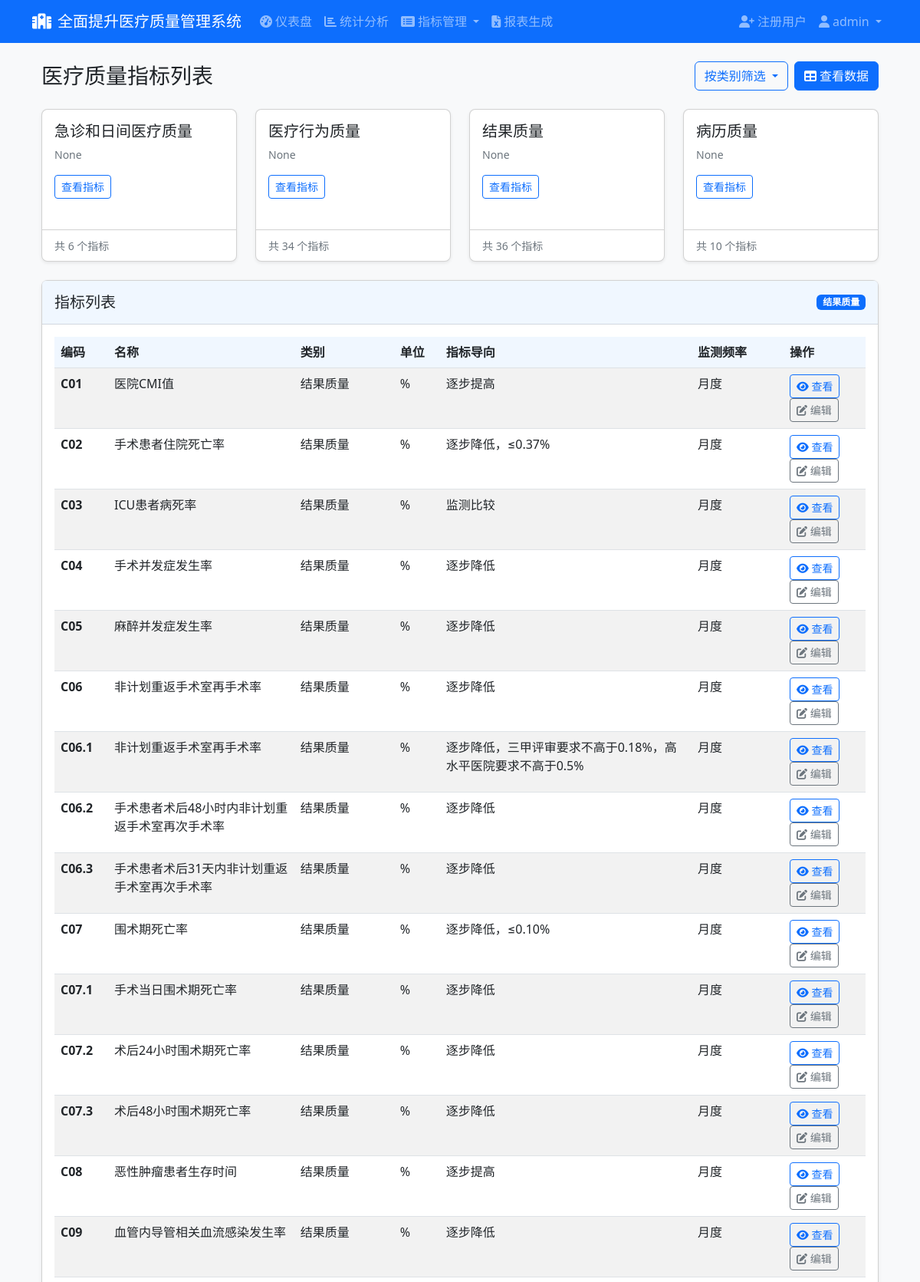
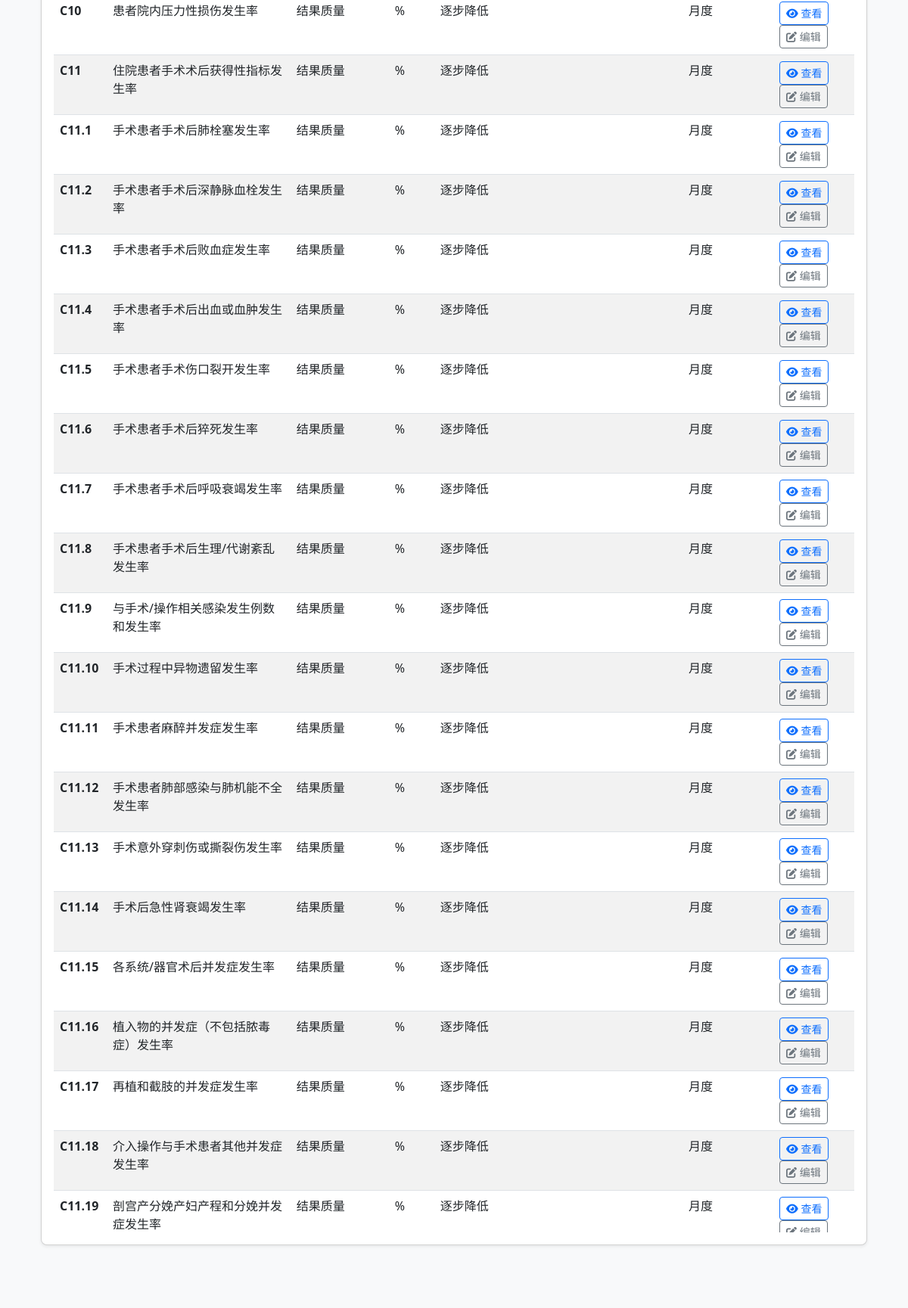
Page /indicators/?category_id=3 (signed in, upper part) on the committed database (2 pictures, top to bottom).
### app/models/user.py (models this page shows, shortened)
class User(UserMixin, db.Model):
    __tablename__ = 'users'
    id = db.Column(db.Integer, primary_key=True)
    username = db.Column(db.String(64), unique=True, index=True, nullable=False)
    email = db.Column(db.String(120), unique=True, index=True, nullable=False)
    password_hash = db.Column(db.String(128), nullable=False)
    is_admin = db.Column(db.Boolean, default=False)
    hospital_id = db.Column(db.Integer, db.ForeignKey('hospitals.id'))
    created_at = db.Column(db.DateTime, default=datetime.utcnow)
    last_login = db.Column(db.DateTime)
    hospital = db.relationship('Hospital', backref='users')

### app/models/indicator.py (models this page shows, shortened)
class IndicatorCategory(db.Model):
    __tablename__ = 'indicator_categories'
    id = db.Column(db.Integer, primary_key=True)
    name = db.Column(db.String(64), unique=True, nullable=False)
    description = db.Column(db.Text)
    created_at = db.Column(db.DateTime, default=datetime.utcnow)
    indicators = db.relationship('Indicator', backref='category', lazy='dynamic')

class Indicator(db.Model):
    __tablename__ = 'indicators'
    id = db.Column(db.Integer, primary_key=True)
    code = db.Column(db.String(32), unique=True, nullable=False)  # 指标编码
    name = db.Column(db.String(128), nullable=False)  # 指标名称
    definition = db.Column(db.Text)  # 指标定义
    numerator_description = db.Column(db.Text)  # 分子说明
    denominator_description = db.Column(db.Text)  # 分母说明
    calculation_formula = db.Column(db.Text)  # 计算公式
    data_source = db.Column(db.String(256))  # 数据来源
    target_value = db.Column(db.String(64))  # 指标导向 - 修改为字符串类型
    unit = db.Column(db.String(32))  # 单位
    frequency = db.Column(db.String(32))  # 监测频率
    category_id = db.Column(db.Integer, db.ForeignKey('indicator_categories.id'), nullable=False)
    created_at = db.Column(db.DateTime, default=datetime.utcnow)
    @staticmethod
    def numeric_code_order():
        main_part = func.substr(
            Indicator.code,
            1,
            func.instr(Indicator.code + '.', '.') - 1
        )
        sub_code_part = func.substr(
            Indicator.code,
            func.instr(Indicator.code + '.', '.') + 1
        )
        numeric_sub_code = case(
            (func.instr(Indicator.code, '.') > 0, func.cast(sub_code_part, db.Float)),
            else_=0
        )
        return [main_part, numeric_sub_code]

### app/controllers/indicators.py (the view)
@indicators_bp.route('/')
@login_required
def index():
    category_id = request.args.get('category_id', type=int)
    query = Indicator.query
    if category_id:
        query = query.filter_by(category_id=category_id)
    indicators = query.order_by(*Indicator.numeric_code_order()).all()
    categories = IndicatorCategory.query.order_by(
        case(
            (IndicatorCategory.name == '急诊和日间医疗质量', 1),
            (IndicatorCategory.name == '医疗行为质量', 2),
            (IndicatorCategory.name == '结果质量', 3),
            (IndicatorCategory.name == '病历质量', 4)
        )
    ).all()
    return render_template(
        'indicators/index.html',
        title='指标列表',
        indicators=indicators,
        categories=categories,
        current_category_id=category_id
    )

### app/models/user.py (called while the page is built)
@login_manager.user_loader
def load_user(user_id):
    return User.query.get(int(user_id))

### app/templates/indicators/index.html (shortened to what this page needs)
{% extends 'base.html' %}
{% block content %}
<div class="container-fluid">
    <div class="d-flex justify-content-between align-items-center mb-4">
        <h1 class="h3 mb-0">医疗质量指标列表</h1>
        <div class="d-flex">
            <div class="dropdown me-2">
                <button class="btn btn-outline-primary dropdown-toggle" type="button" id="categoryDropdown" data-bs-toggle="dropdown" aria-expanded="false">
                    按类别筛选
                </button>
            </div>
            <a href="{{ url_for('indicators.data_list') }}" class="btn btn-primary">
                <i class="fas fa-table me-1"></i>查看数据
            </a>
        </div>
    </div>
    <div class="row">
        {% for category in categories %}
            <div class="col-lg-3 col-md-6 mb-4">
                <div class="card shadow-sm h-100">
                    <div class="card-body">
                        <h5 class="card-title">{{ category.name }}</h5>
                        <p class="card-text text-muted small">{{ category.description }}</p>
                        <a href="{{ url_for('indicators.index', category_id=category.id) }}" class="btn btn-sm btn-outline-primary">查看指标</a>
                    </div>
                    <div class="card-footer bg-transparent">
                        <small class="text-muted">
                            共 {{ category.indicators.count() }} 个指标
                        </small>
                    </div>
                </div>
            </div>
        {% endfor %}
    </div>
    <div class="card shadow-sm">
        <div class="card-header d-flex justify-content-between align-items-center">
            <h5 class="mb-0">指标列表</h5>
            {% if current_category_id %}
                <span class="badge bg-primary">
                    {{ categories|selectattr('id', 'equalto', current_category_id)|map(attribute='name')|first }}
                </span>
            {% else %}
                <span class="badge bg-secondary">所有类别</span>
            {% endif %}
        </div>
        <div class="card-body">
            <div class="table-responsive">
                <table class="table table-hover table-striped">
                    <thead>
                        <tr>
                            <th style="min-width: 70px;">编码</th>
                            <th>名称</th>
                            <th style="min-width: 130px;">类别</th>
                            <th style="min-width: 60px;">单位</th>
                            <th style="min-width: 100px;">指标导向</th>
                            <th style="min-width: 120px;">监测频率</th>
                            <th>操作</th>
                        </tr>
                    </thead>
                    <tbody>
                        {% for indicator in indicators %}
                            <tr>
                                <td><span class="fw-bold">{{ indicator.code }}</span></td>
                                <td>{{ indicator.name }}</td>
                                <td>{{ indicator.category.name }}</td>
                                <td>{{ indicator.unit }}</td>
                                <td>{{ indicator.target_value }}</td>
                                <td>{{ indicator.frequency }}</td>
                                <td>
                                    <a href="{{ url_for('indicators.view', indicator_id=indicator.id) }}" class="btn btn-sm btn-outline-primary">
                                        <i class="fas fa-eye"></i> 查看
                                    </a>
                                    <a href="{{ url_for('indicators.edit', indicator_id=indicator.id) }}" class="btn btn-sm btn-outline-secondary">
                                        <i class="fas fa-edit"></i> 编辑
                                    </a>
                                </td>
                            </tr>
                        {% endfor %}
                    </tbody>
                </table>
            </div>
        </div>
    </div>
</div>
{% endblock %}

### app/templates/base.html (shortened to what this page needs)
<!DOCTYPE html>
<html lang="zh-CN">
<head>
    <link href="https://cdn.jsdelivr.net/npm/bootstrap@5.2.3/dist/css/bootstrap.min.css" rel="stylesheet">
    <link href="https://cdnjs.cloudflare.com/ajax/libs/font-awesome/6.2.0/css/all.min.css" rel="stylesheet">
    <link href="{{ url_for('static', filename='css/style.css') }}" rel="stylesheet">
    <link href="{{ url_for('static', filename='css/monthpicker.css') }}" rel="stylesheet">
</head>
<body>
    <header>
        <nav class="navbar navbar-expand-lg navbar-dark bg-primary">
            <div class="container">
                <a class="navbar-brand" href="{{ url_for('dashboard.index') }}">
                    <i class="fas fa-hospital-alt me-2"></i>全面提升医疗质量管理系统
                </a>
                <div class="collapse navbar-collapse" id="navbarNavDropdown">
                    <ul class="navbar-nav me-auto">
                        {% if current_user.is_authenticated %}
                            <li class="nav-item">
                                <a class="nav-link" href="{{ url_for('dashboard.index') }}">
                                    <i class="fas fa-tachometer-alt me-1"></i>仪表盘
                                </a>
                            </li>
                            <li class="nav-item">
                                <a class="nav-link" href="{{ url_for('dashboard.stats') }}">
                                    <i class="fas fa-chart-bar me-1"></i>统计分析
                                </a>
                            </li>
                            <li class="nav-item dropdown">
                                <a class="nav-link dropdown-toggle" href="#" id="indicatorsDropdown" role="button" data-bs-toggle="dropdown" aria-expanded="false">
                                    <i class="fas fa-list-alt me-1"></i>指标管理
                                </a>
                            </li>
                            <li class="nav-item">
                                <a class="nav-link" href="{{ url_for('reports.index') }}">
                                    <i class="fas fa-file-excel me-1"></i>报表生成
                                </a>
                            </li>
                        {% endif %}
                    </ul>
                    <ul class="navbar-nav">
                        {% if current_user.is_authenticated %}
                            {% if current_user.is_admin %}
                                <li class="nav-item">
                                    <a class="nav-link" href="{{ url_for('auth.register') }}">
                                        <i class="fas fa-user-plus me-1"></i>注册用户
                                    </a>
                                </li>
                            {% endif %}
                            <li class="nav-item dropdown">
                                <a class="nav-link dropdown-toggle" href="#" id="userDropdown" role="button" data-bs-toggle="dropdown" aria-expanded="false">
                                    <i class="fas fa-user me-1"></i>{{ current_user.username }}
                                </a>
                            </li>
                        {% else %}
                            <li class="nav-item">
                                <a class="nav-link" href="{{ url_for('auth.login') }}">
                                    <i class="fas fa-sign-in-alt me-1"></i>登录
                                </a>
                            </li>
                        {% endif %}
                    </ul>
                </div>
            </div>
        </nav>
    </header>
    <main class="container mt-4">
        {% block content %}{% endblock %}
    </main>
</body>
</html>

### app/static/css/style.css (style rules this page uses)
body { min-height: 100vh; display: flex; flex-direction: column; background-color: #f8f9fa; }
main { flex: 1; }
.card { border-radius: 0.5rem; box-shadow: 0 4px 6px rgba(0, 0, 0, 0.1); margin-bottom: 1.5rem; }
.card-header { background-color: #f0f7ff; border-bottom: 1px solid rgba(0, 0, 0, 0.125); padding: 1rem; }
.table th { background-color: #f0f7ff; }
.table-responsive { max-height: 70vh; overflow-y: auto; }

### rows in the picture
User: username "admin"
IndicatorCategory: name "急诊和日间医疗质量", description "None", indicators.count "6"
IndicatorCategory: name "医疗行为质量", description "None", indicators.count "34"
IndicatorCategory: name "结果质量", description "None", indicators.count "36"
IndicatorCategory: name "病历质量", description "None", indicators.count "10"
Indicator: code "C01", name "医院CMI值", category.name "结果质量", unit "%", target_value "逐步提高", frequency "月度"
Indicator: code "C02", name "手术患者住院死亡率", category.name "结果质量", unit "%", target_value "逐步降低，≤0.37%", frequency "月度"
Indicator: code "C03", name "ICU患者病死率", category.name "结果质量", unit "%", target_value "监测比较", frequency "月度"
Indicator: code "C04", name "手术并发症发生率", category.name "结果质量", unit "%", target_value "逐步降低", frequency "月度"
Indicator: code "C05", name "麻醉并发症发生率", category.name "结果质量", unit "%", target_value "逐步降低", frequency "月度"
Indicator: code "C06", name "非计划重返手术室再手术率", category.name "结果质量", unit "%", target_value "逐步降低", frequency "月度"
Indicator: code "C06.1", name "非计划重返手术室再手术率", category.name "结果质量", unit "%", target_value "逐步降低，三甲评审要求不高于0.18%，高水平医院要求不高于0.5%", frequency "月度"
Indicator: code "C06.2", name "手术患者术后48小时内非计划重返手术室再次手术率", category.name "结果质量", unit "%", target_value "逐步降低", frequency "月度"
Indicator: code "C06.3", name "手术患者术后31天内非计划重返手术室再次手术率", category.name "结果质量", unit "%", target_value "逐步降低", frequency "月度"
Indicator: code "C07", name "围术期死亡率", category.name "结果质量", unit "%", target_value "逐步降低，≤0.10%", frequency "月度"
Indicator: code "C07.1", name "手术当日围术期死亡率", category.name "结果质量", unit "%", target_value "逐步降低", frequency "月度"
Indicator: code "C07.2", name "术后24小时围术期死亡率", category.name "结果质量", unit "%", target_value "逐步降低", frequency "月度"
Indicator: code "C07.3", name "术后48小时围术期死亡率", category.name "结果质量", unit "%", target_value "逐步降低", frequency "月度"
Indicator: code "C08", name "恶性肿瘤患者生存时间", category.name "结果质量", unit "%", target_value "逐步提高", frequency "月度"
Indicator: code "C09", name "血管内导管相关血流感染发生率", category.name "结果质量", unit "%", target_value "逐步降低", frequency "月度"
Indicator: code "C10", name "患者院内压力性损伤发生率", category.name "结果质量", unit "%", target_value "逐步降低", frequency "月度"
Indicator: code "C11", name "住院患者手术术后获得性指标发生率", category.name "结果质量", unit "%", target_value "逐步降低", frequency "月度"
Indicator: code "C11.1", name "手术患者手术后肺栓塞发生率", category.name "结果质量", unit "%", target_value "逐步降低", frequency "月度"
Indicator: code "C11.2", name "手术患者手术后深静脉血栓发生率", category.name "结果质量", unit "%", target_value "逐步降低", frequency "月度"
Indicator: code "C11.3", name "手术患者手术后败血症发生率", category.name "结果质量", unit "%", target_value "逐步降低", frequency "月度"
Indicator: code "C11.4", name "手术患者手术后出血或血肿发生率", category.name "结果质量", unit "%", target_value "逐步降低", frequency "月度"
Indicator: code "C11.5", name "手术患者手术伤口裂开发生率", category.name "结果质量", unit "%", target_value "逐步降低", frequency "月度"
Indicator: code "C11.6", name "手术患者手术后猝死发生率", category.name "结果质量", unit "%", target_value "逐步降低", frequency "月度"
Indicator: code "C11.7", name "手术患者手术后呼吸衰竭发生率", category.name "结果质量", unit "%", target_value "逐步降低", frequency "月度"
Indicator: code "C11.8", name "手术患者手术后生理/代谢紊乱发生率", category.name "结果质量", unit "%", target_value "逐步降低", frequency "月度"
Indicator: code "C11.9", name "与手术/操作相关感染发生例数和发生率", category.name "结果质量", unit "%", target_value "逐步降低", frequency "月度"
Indicator: code "C11.10", name "手术过程中异物遗留发生率", category.name "结果质量", unit "%", target_value "逐步降低", frequency "月度"
Indicator: code "C11.11", name "手术患者麻醉并发症发生率", category.name "结果质量", unit "%", target_value "逐步降低", frequency "月度"
Indicator: code "C11.12", name "手术患者肺部感染与肺机能不全发生率", category.name "结果质量", unit "%", target_value "逐步降低", frequency "月度"
Indicator: code "C11.13", name "手术意外穿刺伤或撕裂伤发生率", category.name "结果质量", unit "%", target_value "逐步降低", frequency "月度"
Indicator: code "C11.14", name "手术后急性肾衰竭发生率", category.name "结果质量", unit "%", target_value "逐步降低", frequency "月度"
Indicator: code "C11.15", name "各系统/器官术后并发症发生率", category.name "结果质量", unit "%", target_value "逐步降低", frequency "月度"
Indicator: code "C11.16", name "植入物的并发症（不包括脓毒症）发生率", category.name "结果质量", unit "%", target_value "逐步降低", frequency "月度"
Indicator: code "C11.17", name "再植和截肢的并发症发生率", category.name "结果质量", unit "%", target_value "逐步降低", frequency "月度"
Indicator: code "C11.18", name "介入操作与手术患者其他并发症发生率", category.name "结果质量", unit "%", target_value "逐步降低", frequency "月度"
Indicator: code "C11.19", name "剖宫产分娩产妇产程和分娩并发症发生率", category.name "结果质量", unit "%", target_value "逐步降低", frequency "月度"
